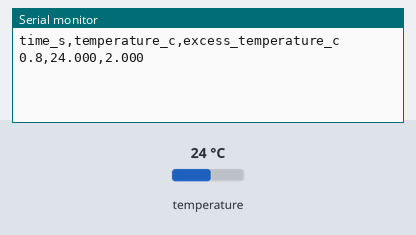
The sketch below on a simulated Arduino Uno, built with avr-gcc and run on an emulated ATmega328P. On the bench: the last lines printed to the serial monitor. Wiring (from diagram.json): DS18B20 sensor: data pin 2. The inputs (shaded band) are chosen by the test bench; at power-on: temperature 24 °C.

Above: at 2.5 s.
2.6 s: temperature set to 12 °C
At 2.6 s:
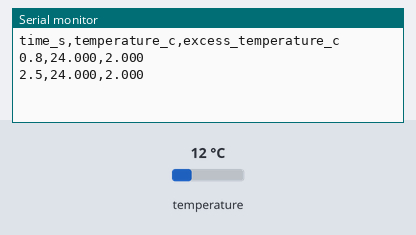
5.0 s: temperature set to 19 °C
At 7.4 s:
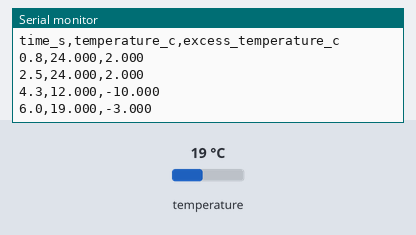
Timing chart, 0 to 8.9 s (numbered marks = the images above; inputs shaded):
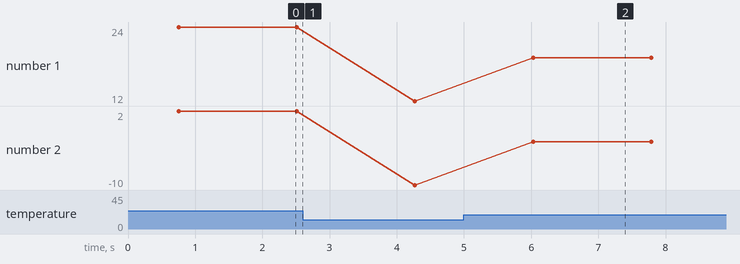

The sketch:

cooling-curve.ino
```cpp
// @pin ONE_WIRE=D2
// @baud 9600
const byte ONE_WIRE_PIN=2;
// 1-Wire는 마이크로초 단위 타이밍으로 비트를 주고받습니다. 그 사이 시리얼 출력
// 인터럽트가 끼어들면 펄스가 늘어나 온도가 -0.06처럼 엉뚱하게 읽히므로 잠시 막습니다.
bool owReset() {
  pinMode(ONE_WIRE_PIN,OUTPUT);
  digitalWrite(ONE_WIRE_PIN,LOW);
  delayMicroseconds(480);
  noInterrupts();
  pinMode(ONE_WIRE_PIN,INPUT_PULLUP);
  delayMicroseconds(70);
  bool present=!digitalRead(ONE_WIRE_PIN);
  interrupts();
  delayMicroseconds(410);
  return present;
}
void owWriteBit(bool bitValue) {
  noInterrupts();
  pinMode(ONE_WIRE_PIN,OUTPUT);
  digitalWrite(ONE_WIRE_PIN,LOW);
  if(bitValue) {
    delayMicroseconds(6);
    pinMode(ONE_WIRE_PIN,INPUT_PULLUP);
    interrupts();
    delayMicroseconds(64);
  }
  else {
    delayMicroseconds(60);
    pinMode(ONE_WIRE_PIN,INPUT_PULLUP);
    interrupts();
    delayMicroseconds(10);
  }
}
bool owReadBit() {
  noInterrupts();
  pinMode(ONE_WIRE_PIN,OUTPUT);
  digitalWrite(ONE_WIRE_PIN,LOW);
  delayMicroseconds(3);
  pinMode(ONE_WIRE_PIN,INPUT_PULLUP);
  delayMicroseconds(10);
  bool bitValue=digitalRead(ONE_WIRE_PIN);
  interrupts();
  delayMicroseconds(53);
  return bitValue;
}
void owWriteByte(byte value) {
  for(byte i=0;i<8;i++) {
    owWriteBit(value&1);
    value>>=1;
  }
}
byte owReadByte() {
  byte value=0;
  for(byte i=0;i<8;i++)if(owReadBit())value|=(1<<i);
  return value;
}
void startAllTemperatures() {
  if(owReset()) {
    owWriteByte(0xCC);
    owWriteByte(0x44);
  }
}
float readOnlyTemperatureC() {
  if(!owReset())return NAN;
  owWriteByte(0xCC);
  owWriteByte(0xBE);
  int16_t raw=owReadByte();
  raw|=(int16_t)owReadByte()<<8;
  return raw/16.0;
}
// @tunable ambientTemperatureC
float ambientTemperatureC = 22.0;
void setup() {
  Serial.begin(9600);
  Serial.println("time_s,temperature_c,excess_temperature_c");
}
void loop() {
  startAllTemperatures();
  delay(750);
  float t=readOnlyTemperatureC();
  Serial.print(millis()/1000.0,1);
  Serial.print(',');
  Serial.print(t,3);
  Serial.print(',');
  Serial.println(t-ambientTemperatureC,3);
  delay(1000);
}
```

Measured:
- after the input at 5.0 s, the serial monitor: prints a new line after 1.0 s (image 2)
- plotted number 1: 24 → 12 after the input at 2.6 s, 12 → 19 after the input at 5.0 s
- plotted number 2: 2 → -10 after the input at 2.6 s, -10 → -3 after the input at 5.0 s
